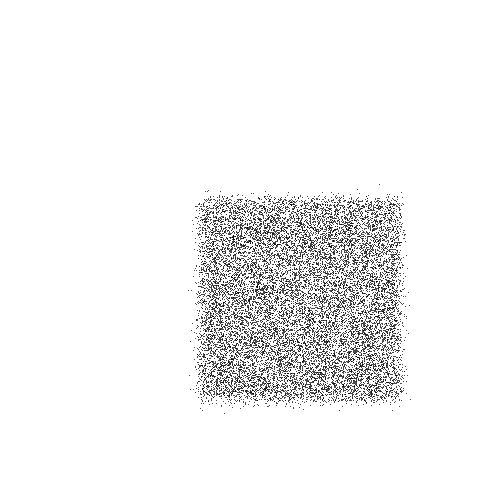
Frame 1 (no input)
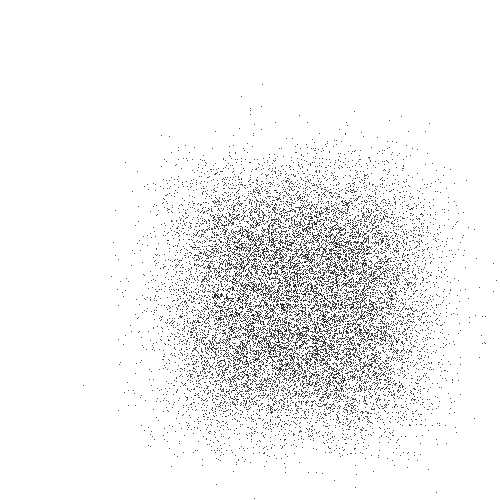
Frame 60 (the mouse pressed at the canvas centre just before this capture)
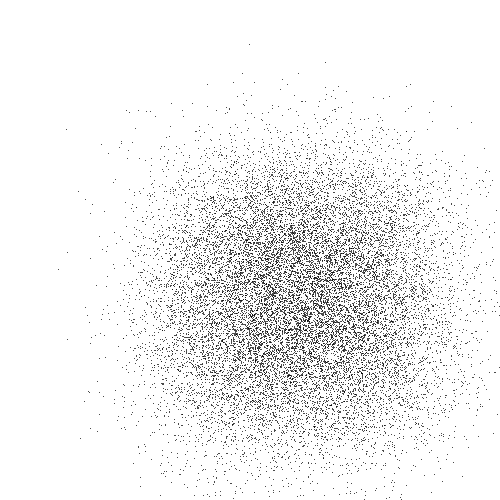
Frame 120 (the mouse held since frame 60 and released just before this capture)

The Processing sketch that drew these frames (run headless with seeded random() and noise(); from frame 60 on, the mouse is pressed at the canvas centre):

// Processing sketch: randomMotion
// ── randomMotion.pde
class Particle {
  float x;
  float y;
  Particle(float inx, float iny) {
    x = inx;
    y = iny;
  }
  void render() {
    point(x,y);
  }
  void moveself() {
    x = x+random(-1,1.0000001);
    y = y+random(-1,1.0000001);
    if (x<0) {
      x = 0;
    } else if (x > 499) {
      x = 499;
    }
    
    if (y<0) {
      y = 0;
    } else if (y > 499) {
      y = 499;
    }
    
  }
}

Particle[] partlist;

void setup() {
  size(500,500);
  frameRate(60);
  partlist = new Particle[20000];
  for (int iii=0; iii<=19999; iii++) {
    partlist[iii] = new Particle(random(200,400),random(200,400));
  }
}

void draw() {
  background(255);
  for (int iii=0; iii<=19999; iii++) {
    partlist[iii].moveself();
    partlist[iii].moveself();
    partlist[iii].moveself();
    partlist[iii].moveself();
    partlist[iii].moveself();
    partlist[iii].moveself();
    partlist[iii].moveself();
    partlist[iii].moveself();
    partlist[iii].moveself();
    partlist[iii].moveself();
    partlist[iii].moveself();
    partlist[iii].moveself();
    partlist[iii].moveself();
    partlist[iii].moveself();
    partlist[iii].moveself();
    partlist[iii].moveself();
    partlist[iii].moveself();
    partlist[iii].moveself();
    partlist[iii].moveself();
    partlist[iii].moveself();
    partlist[iii].moveself();
    partlist[iii].moveself();
    partlist[iii].moveself();
    partlist[iii].moveself();
    partlist[iii].moveself();
    partlist[iii].moveself();
    partlist[iii].moveself();
    partlist[iii].moveself();
    partlist[iii].moveself();
    partlist[iii].moveself();
    partlist[iii].moveself();
    partlist[iii].moveself();
    partlist[iii].moveself();
    partlist[iii].moveself();
    partlist[iii].moveself();
    partlist[iii].moveself();
    partlist[iii].moveself();
    partlist[iii].moveself();
    partlist[iii].moveself();
    partlist[iii].moveself();
    partlist[iii].moveself();
    partlist[iii].moveself();
    partlist[iii].moveself();
    partlist[iii].moveself();
    partlist[iii].moveself();
    partlist[iii].moveself();
    partlist[iii].moveself();
    partlist[iii].moveself();
    partlist[iii].moveself();
    partlist[iii].moveself();
    partlist[iii].moveself();
    partlist[iii].moveself();
    partlist[iii].moveself();
    partlist[iii].moveself();
    partlist[iii].render();
  }
}
